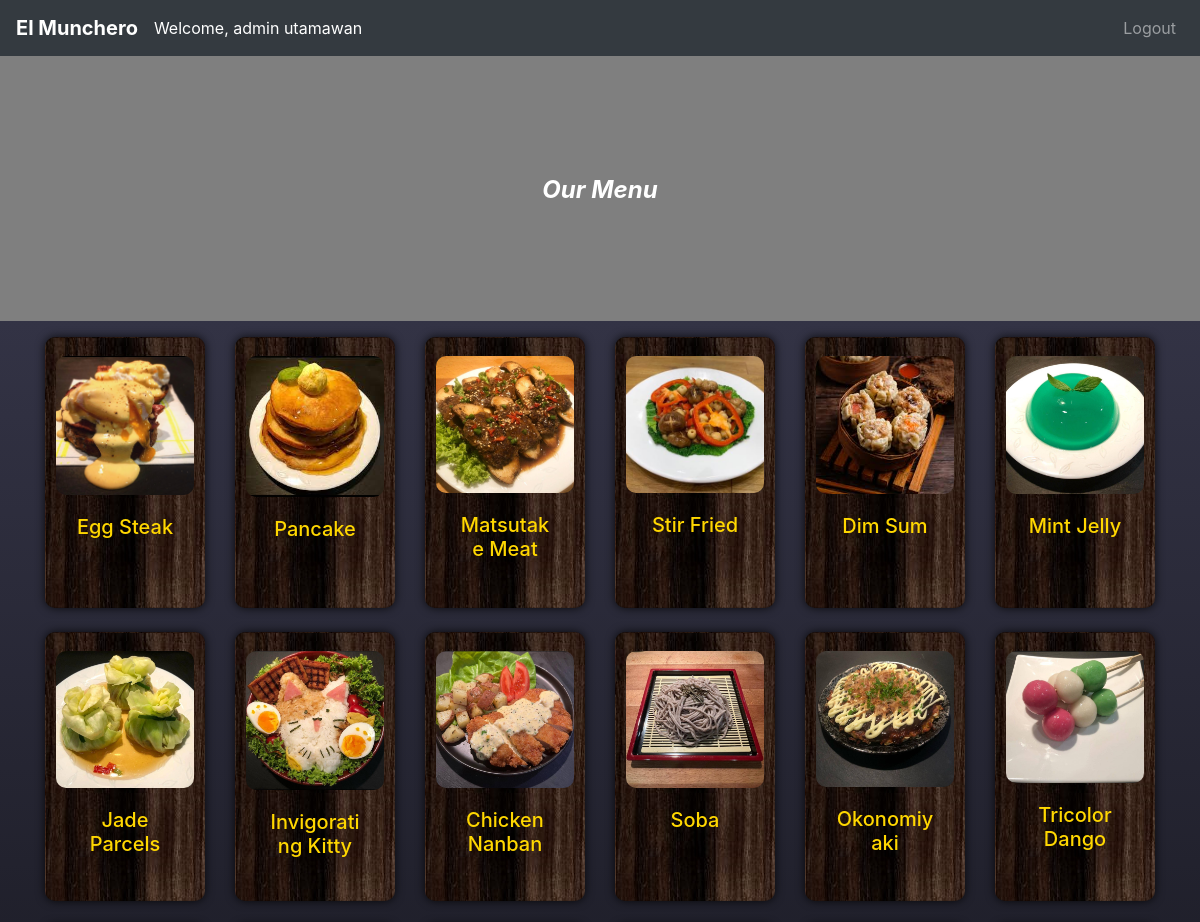
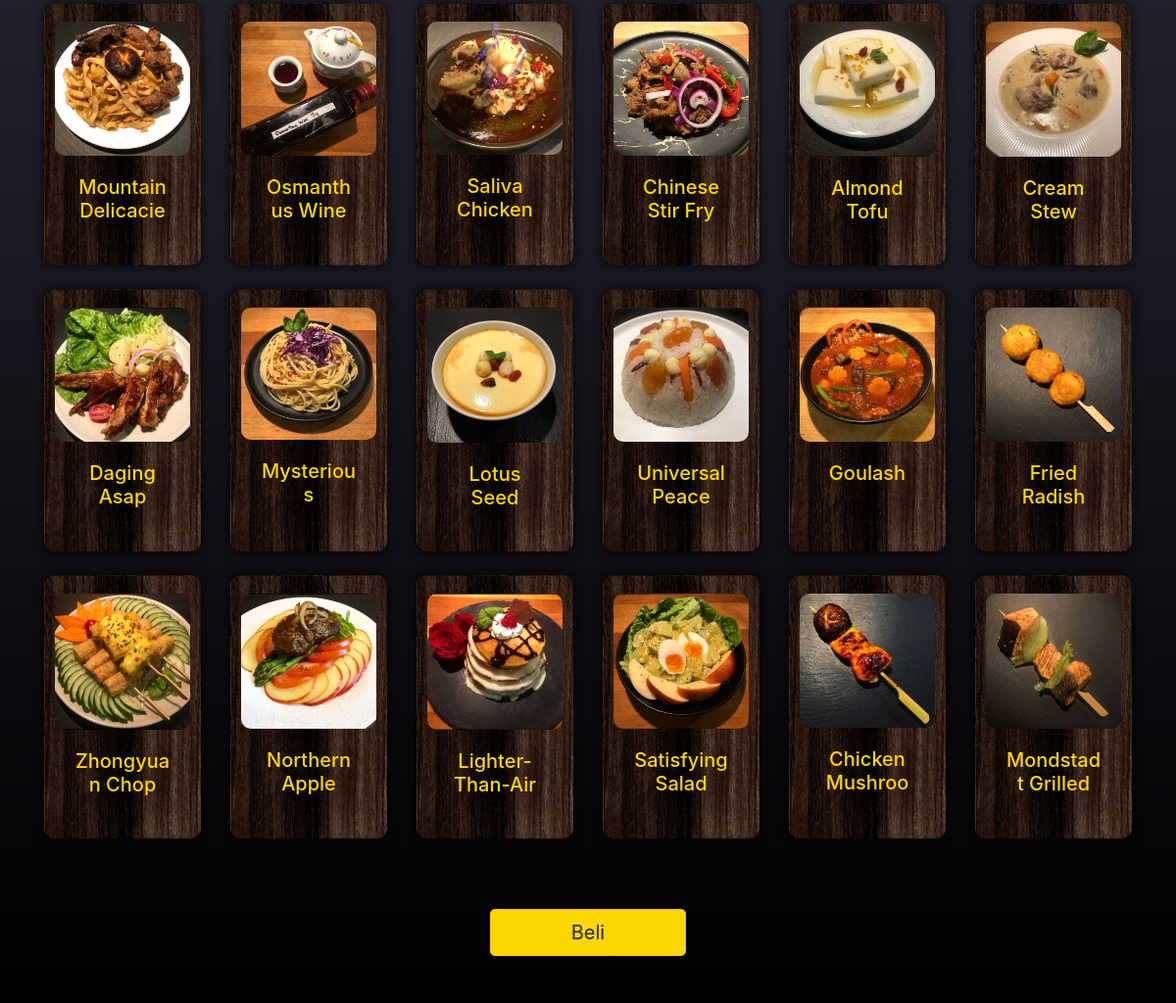
The page /user.php (signed in) on the database its author committed (2 pictures, top to bottom).
### tables this page shows
CREATE TABLE `menu` (
  `id` int(11) NOT NULL,
  `name` varchar(100) DEFAULT NULL,
  `price` decimal(10,2) DEFAULT NULL,
  `description` text DEFAULT NULL,
  `image_path` varchar(255) DEFAULT NULL
);

### user.php (the view, shortened to what this page needs)
<?php
include 'db2.php';
$sql = "SELECT * FROM menu";
$result = $conn->query($sql);
$menus = [];
if ($result->num_rows > 0) {
    while ($row = $result->fetch_assoc()) {
        $menus[] = $row;
    }
}
?>
<!DOCTYPE html>
<html lang="en">
<head>
    <link href="https://cdn.jsdelivr.net/npm/bootstrap@5.3.0/dist/css/bootstrap.min.css" rel="stylesheet">
    <link href="https://cdn.jsdelivr.net/npm/aos@2.3.4/dist/aos.css" rel="stylesheet">
    <link rel="stylesheet" href="https://stackpath.bootstrapcdn.com/bootstrap/4.5.2/css/bootstrap.min.css">
</head>
<body>
<nav class="navbar navbar-expand-lg navbar-dark bg-dark">
    <a class="navbar-brand" href="user.php">El Munchero</a>
    <div class="collapse navbar-collapse" id="navbarNav">
        <div class="your_name">
            <span class="text-center name">Welcome, <?php echo $_SESSION['first_name'] . ' ' . $_SESSION['last_name']; ?></span>
        </div>
        <ul class="navbar-nav ml-auto">
            <li class="nav-item">
                <a class="nav-link" href="logout.php">Logout</a>
            </li>
        </ul>
    </div>
</nav>
<div class="container">
    <h3 class="text-center headuh">Our Menu</h3>
</div>
<div class="white-thingy">
    <div class="container mt-3">
        <div class="row">
            <?php foreach ($menus as $menu): ?>
            <div class="col-md-2 mb-4" data-aos="fade-up">
                <div class="card h-100">
                    <img src="<?php echo $menu['image_path']; ?>" class="card-img-top mx-auto mt-2"
                        alt="<?php echo $menu['name']; ?>">
                    <div class="card-body">
                        <h5 class="card-title text-center" style="color: #FFD700;"><?php echo $menu['name']; ?></h5>
                    </div>
                </div>
            </div>
            <?php endforeach; ?>
        </div>
        <div class="mt-5 mb-5 col-12 text-center">
            <button class="btn btn-warning btn-lg" onclick="submitOrder" style="width: 200px; margin: 0 auto;">Beli</button>
        </div>
    </div>
</div>
</body>
</html>

### user.php (style rules this page uses)
body { background-image: url("img/le_menu.png"); background-color: rgba(0, 0, 0, 0.5); background-blend-mode: darken; background-size: cover; background-repeat: no-repeat; background-attachment: fixed; }
.card-img-top { max-width: 100%; height: auto; width: auto; max-height: 100%; text-align: center; border-radius: 10px; }
.navbar-brand { text-shadow: rgba(0, 0, 0, 0); font-weight: bold; color: #FFD700; transition: 0.3s; }
.btn { background-color: #FFD700; color: #1B2631; }
.card-title { color: #FFD700; height: 3rem; overflow: hidden; text-shadow: rgba(0, 0, 0, 0.7); }
.headuh { padding-top: 10vw; color: white; padding-bottom: 9vw; font-weight: bold; font-size: 2vw; font-style: italic; z-index: 2; }
.white-thingy { display: flex; background-color: white; justify-content: center; align-items: center; flex-direction: column; flex-grow: 1; background: linear-gradient(to bottom, #333345, #000000); }
.card { padding: 10px; background-image: url("img/woods.jpg"); border-radius: 10px; box-shadow: 0px 0px 10px rgba(0, 0, 0, 0.8); }
.your_name { justify-content: center; }
.name { color: white; }
.card-title { color: #FFD700; height: 3rem; }
.card-body { margin-bottom: 0px; }
.btn.btn-warning { transition: 0.3s; }

### rows shown on the page
menu: image_path (picture), name "Egg Steak"
menu: image_path (picture), name "Pancake"
menu: image_path (picture), name "Matsutake Meat…"
menu: image_path+name (picture), name "Stir Fried"
menu: image_path+name (picture), name "Dim Sum"
menu: image_path (picture), name "Mint Jelly"
menu: image_path (picture), name "Jade Parcels"
menu: image_path (picture), name "Invigorating Kitty…"
menu: image_path (picture), name "Chicken Nanban"
menu: image_path (picture), name "Soba"
menu: image_path (picture), name "Okonomiyaki"
menu: image_path (picture), name "Tricolor Dango"
menu: image_path (picture), name "Mountain…"
menu: image_path (picture), name "Osmanthus Wine"
menu: image_path (picture), name "Saliva Chicken"
menu: image_path (picture), name "Chinese Stir Fry"
menu: image_path (picture), name "Almond Tofu"
menu: image_path (picture), name "Cream Stew"
menu: image_path (picture), name "Daging Asap"
menu: image_path (picture), name "Mysterious…"
menu: image_path (picture), name "Lotus Seed…"
menu: image_path (picture), name "Universal Peace"
menu: image_path (picture), name "Goulash"
menu: image_path (picture), name "Fried Radish…"
menu: image_path (picture), name "Zhongyuan Chop…"
menu: image_path (picture), name "Northern Apple…"
menu: image_path (picture), name "Lighter-Than-Air…"
menu: image_path (picture), name "Satisfying Salad"
menu: image_path (picture), name "Chicken…"
menu: image_path (picture), name "Mondstadt Grilled…"

### other values the page prints
$_SESSION['first_name'] "admin"
$_SESSION['last_name'] "utamawan"
